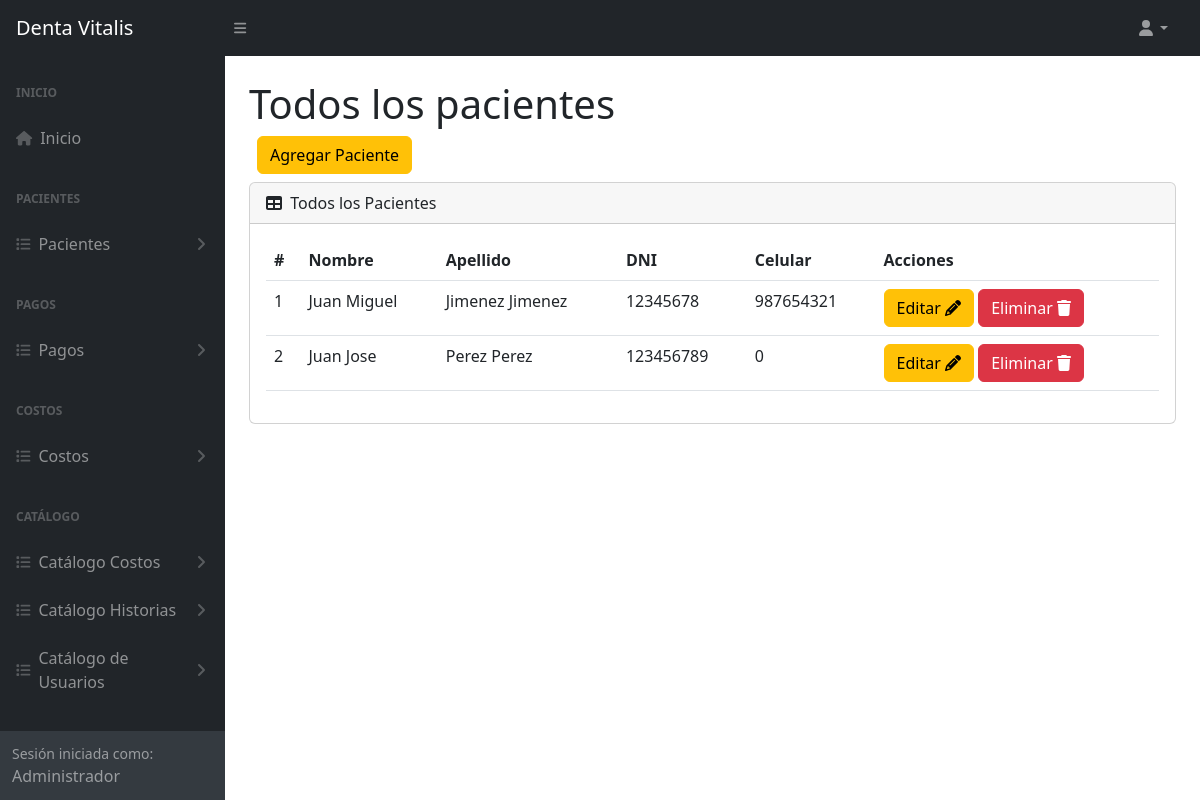
Before: /pacientes (signed in) with the older database file.
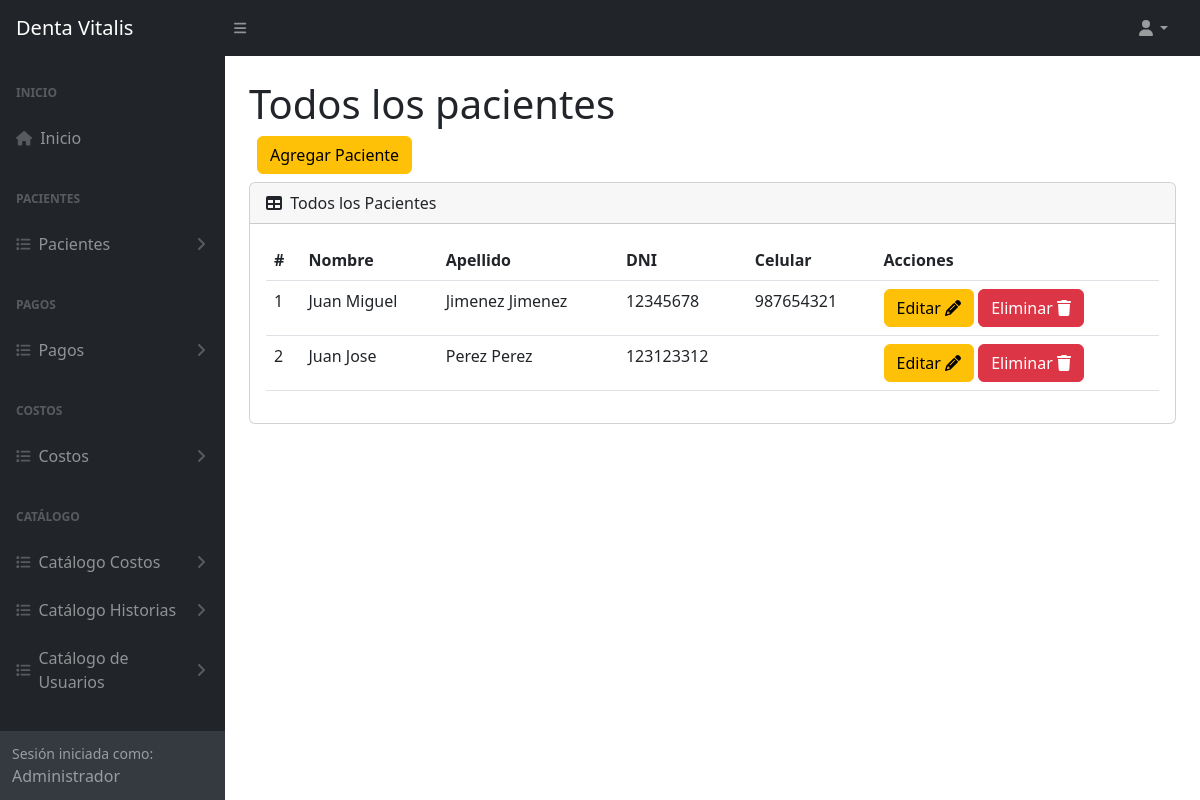
After: the same page with the newer database file.
### tables this page shows
CREATE TABLE `tba_paciente`  (
  `IdPaciente` int NOT NULL AUTO_INCREMENT,
  `NombrePaciente` varchar(100) NOT NULL,
  `ApellidoPaciente` varchar(100) NOT NULL,
  `DNIPaciente` int NOT NULL,
  `SexoPaciente` varchar(12) NULL DEFAULT NULL,
  `EdadPaciente` varchar(11) NULL DEFAULT NULL,
  `FechaNacimiento` date NULL DEFAULT NULL,
  `CelularPaciente` varchar(11) NOT NULL,
  `DomicilioPaciente` varchar(255) NULL DEFAULT NULL,
  `LugarProcedencia` varchar(100) NULL DEFAULT NULL,
  `LugarNacimiento` varchar(80) NULL DEFAULT NULL,
  `GradoInstruccion` varchar(20) NULL DEFAULT NULL,
  `RazaPaciente` varchar(20) NULL DEFAULT NULL,
  `OcupacionPaciente` varchar(20) NULL DEFAULT NULL,
  `ReligionPaciente` varchar(20) NULL DEFAULT NULL,
  `EstadoCivil` varchar(20) NULL DEFAULT NULL,
  `NumeroContactoPaciente` varchar(11) NULL DEFAULT NULL,
  `NombreContactoPaciente` varchar(100) NULL DEFAULT NULL,
  `UsuarioCreado` int NOT NULL,
  `UsuarioActualiza` int NOT NULL,
  `FechaCreacion` datetime NOT NULL,
  `FechaActualizacion` datetime NOT NULL,
  PRIMARY KEY (`IdPaciente`) USING BTREE
);

### controller/plantilla.controller.php (called while the page is built)
<?php
class ControllerPlantilla
{
  static public function ctrPlantilla()
  {
    include "view/plantilla.php";
  }
}

### index.php (called while the page is built, shortened)
<?php
require_once "controller/plantilla.controller.php";
require_once "controller/pacientes.controller.php";
require_once "controller/pagos.controller.php";
require_once "model/pacientes.model.php";
$plantilla = new ControllerPlantilla();
$plantilla -> ctrPlantilla();

### controller/pacientes.controller.php (called while the page is built, shortened)
<?php
class ControllerPacientes
{
  public static function ctrMostrarPacientes()
  {
    $tabla = "tba_paciente";
    $listaPacientes = ModelPacientes::mdlMostrarPacientes($tabla);
    return $listaPacientes;
  }
}

### model/conexion.php (called while the page is built)
<?php
class Conexion
{
  static public function conn()
  {
    $link = new PDO("mysql:host=localhost;dbname=db_dentavitalis","root","");
		$link->exec("set names utf8");
		return $link;
  }
}

### model/pacientes.model.php (called while the page is built, shortened)
<?php
require_once "conexion.php";
class ModelPacientes
{
  public static function mdlMostrarPacientes($tabla)
  {
    $statement = Conexion::conn()->prepare("SELECT tba_paciente.IdPaciente, tba_paciente.NombrePaciente, tba_paciente.ApellidoPaciente, tba_paciente.DNIPaciente, tba_paciente.CelularPaciente FROM $tabla ORDER BY IdPaciente DESC");
    $statement -> execute();
    return $statement -> fetchAll();
  }
}

### view/modules/pacientes.php (the view, shortened to what this page needs)
</div>
        </div>
        <div class="sb-sidenav-footer">
          <div class="small">Sesión iniciada como:</div>
          <?php echo $_SESSION["nombreUsuario"] ?>
        </div>
      </nav>
    </div>
    <div id="layoutSidenav_content">
      <main class="bg">
        <div class="container-fluid px-4">
          <h1 class="mt-4">Todos los pacientes</h1>
          <div class="d-flex m-2">
            <button type="button" class="btn btn-warning" data-bs-toggle="modal" data-bs-target="#modalAgregarPaciente">
              Agregar Paciente
            </button>
          </div>
          <div class="card mb-4">
            <div class="card-header">
              <i class="fas fa-table me-1"></i>
              Todos los Pacientes
            </div>
            <div class="card-body">
              <table id="datatablesSimple" class="data-table-Paciente table">
                <thead>
                  <tr>
                    <th>#</th>
                    <th>Nombre</th>
                    <th>Apellido</th>
                    <th>DNI</th>
                    <th>Celular</th>
                    <th>Acciones</th>
                  </tr>
                </thead>
                <tbody>
                  <?php
                  $listaPacientes = ControllerPacientes::ctrMostrarPacientes();
                  foreach ($listaPacientes as $key => $value)
                  {
                    echo
                    '<tr>
                      <td>'.($key + 1).'</td>
                      <td>'.$value["NombrePaciente"].'</td>
                      <td>'.$value["ApellidoPaciente"].'</td>
                      <td>'.$value["DNIPaciente"].'</td>
                      <td>'.$value["CelularPaciente"].'</td>
                      <td>
                        <button class="btn btn-warning btnEditarPaciente" codPaciente="'.$value["IdPaciente"].'" data-bs-toggle="modal" data-bs-target="#modalEditarpaciente">Editar <i class="fa-solid fa-pencil"></i></button>
                        <button class="btn btn-danger btnEliminarPaciente" codPaciente="'.$value["IdPaciente"].'">Eliminar <i class="fa-solid fa-trash"></i></button>
                      </td>
                    </tr>';
                  }
                  ?>
                </tbody>
              </table>
            </div>
          </div>
        </div>
      </main>
    </div>
  </div>

Changed rows visible on the page:
changed tba_paciente "Juan Jose": DNIPaciente "123456789" → "123123312"; CelularPaciente "0" → (not shown)
